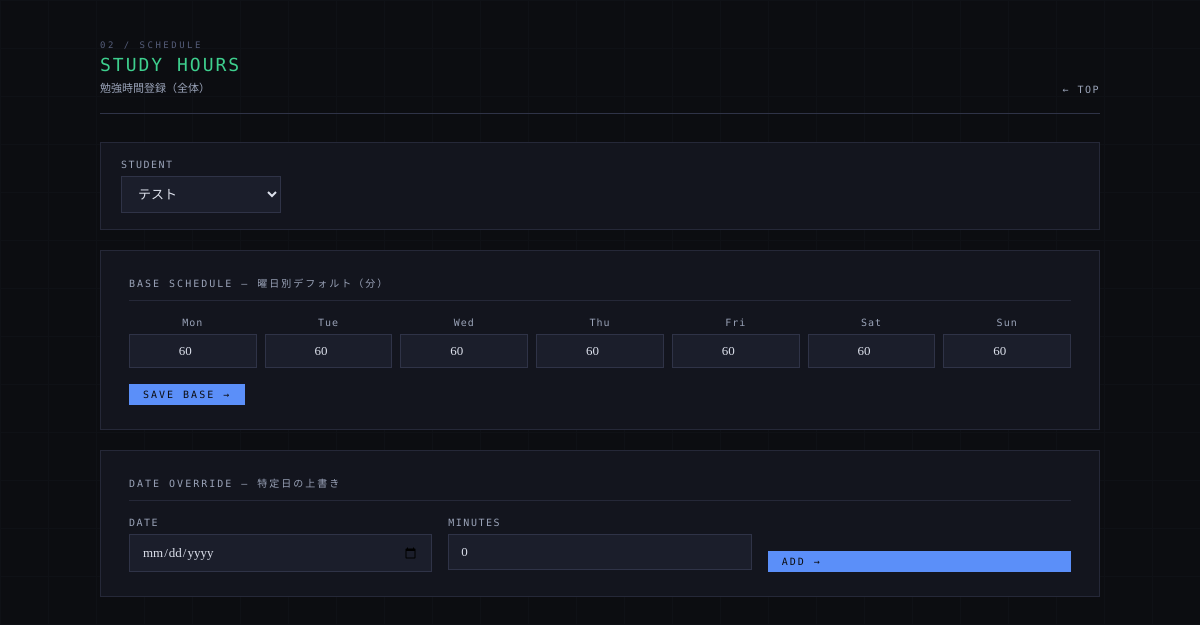
The app's page /schedule with its own data.
### tables this page shows
CREATE TABLE schedule_base (
        schedule_id INTEGER PRIMARY KEY AUTOINCREMENT,
        student_id TEXT NOT NULL,
        dow INTEGER NOT NULL,
        available_minutes INTEGER NOT NULL DEFAULT 0,
        UNIQUE(student_id, dow),
        FOREIGN KEY (student_id) REFERENCES students(student_id)
    );

### app.py (the view)
@app.route("/schedule", methods=["GET", "POST"])
def schedule():
    conn = get_connection()
    c = conn.cursor()
    c.execute("SELECT * FROM students ORDER BY student_id")
    students = c.fetchall()
    if not students:
        conn.close()
        return render_template("schedule.html", students=[],
                               selected_student="", base_schedule={}, overrides=[])
    selected_student = request.args.get("student_id") or                        students[0]["student_id"]
    c.execute("""SELECT dow, available_minutes FROM schedule_base
                 WHERE student_id=?""", (selected_student,))
    base_schedule = {row["dow"]: row["available_minutes"] for row in c.fetchall()}
    c.execute("""SELECT date, available_minutes FROM schedule_override
                 WHERE student_id=? ORDER BY date""", (selected_student,))
    overrides = c.fetchall()
    conn.close()
    return render_template("schedule.html",
                           students=students,
                           selected_student=selected_student,
                           base_schedule=base_schedule,
                           overrides=overrides)

### database.py (called while the page is built)
def get_connection():
    conn = sqlite3.connect(DB_PATH)
    conn.row_factory = sqlite3.Row
    return conn

### templates/schedule.html (shortened to what this page needs)
<!DOCTYPE html>
<html lang="ja">
<head>
</head>
<body>
<div class="container">
  <div class="page-header fade-in">
    <div>
      <div class="page-label">02 / Schedule</div>
      <div class="page-title" style="color:var(--green);">Study Hours</div>
      <div class="page-title-ja">勉強時間登録（全体）</div>
    </div>
    <a class="page-header-back" href="/">TOP</a>
  </div>
  <div class="card fade-in" style="padding:16px 20px;">
    <form method="GET" style="display:flex;gap:16px;align-items:flex-end;">
      <div>
        <label>Student</label>
        <select name="student_id" onchange="this.form.submit()" style="min-width:160px;">
          {% for s in students %}
          <option value="{{ s.student_id }}"
            {% if s.student_id == selected_student %}selected{% endif %}>
            {{ s.name }}
          </option>
          {% endfor %}
        </select>
      </div>
    </form>
  </div>
  <div class="card fade-in">
    <div class="card-title">Base Schedule — 曜日別デフォルト（分）</div>
    <form method="POST" action="/schedule/base">
      <div class="time-grid">
        {% set days_en = ['Mon','Tue','Wed','Thu','Fri','Sat','Sun'] %}
        {% set days_val = ['mon','tue','wed','thu','fri','sat','sun'] %}
        {% for i in range(7) %}
        <div class="time-cell">
          <span class="day-label">{{ days_en[i] }}</span>
          <input type="number" name="{{ days_val[i] }}" min="0" max="600" step="5"
            value="{{ base_schedule.get(days_val[i], 0) }}"
            style="width:100%;">
        </div>
        {% endfor %}
      </div>
      <div style="margin-top:16px;">
        <button type="submit" class="btn btn-primary btn-sm">Save Base →</button>
      </div>
    </form>
  </div>
  <div class="card fade-in">
    <div class="card-title">Date Override — 特定日の上書き</div>
    <form method="POST" action="/schedule/override">
      <div class="grid-3">
        <div>
          <label>Date</label>
          <input type="date" name="override_date">
        </div>
        <div>
          <label>Minutes</label>
          <input type="number" name="override_minutes" min="0" max="600" step="5" value="0">
        </div>
        <div style="display:flex;align-items:flex-end;">
          <button type="submit" class="btn btn-primary btn-sm" style="width:100%;">Add →</button>
        </div>
      </div>
    </form>
  </div>
</div>
</body>
</html>

### templates/schedule.html (style rules this page uses)
:root { --bg:#0c0d11; --surface:#13151e; --surface2:#1b1e2b; --surface3:#222536; --border:#252838; --border-light:#2f3347; --text:#dde1ec; --text-muted:#9aa3b8; --text-dim:#555d7a; --blue:#5b8ff9; --green:#3ecf8e; --amber:#f5a623; --rose:#f06292; --red:#ef4444; --blue-bg:rgba(91,143,249,0.10); --green-bg:rgba(62,207,142,0.10); --amber-bg:rgba(245,166,35,0.10); --rose-bg:rgba(240,98,146,0.10); }
*, *::before, *::after { margin:0; padding:0; box-sizing:border-box; }
body { font-family:'Noto Serif JP',serif; background:var(--bg); color:var(--text); min-height:100vh; padding:40px 32px 80px; -webkit-font-smoothing:antialiased; }
body::after { content:''; position:fixed; inset:0; background-image: linear-gradient(var(--border) 1px,transparent 1px), linear-gradient(90deg,var(--border) 1px,transparent 1px); background-size:48px 48px; opacity:0.15; pointer-events:none; z-index:0; }
.container { max-width:1000px; margin:0 auto; position:relative; z-index:1; }
.page-header { display:flex; align-items:flex-end; justify-content:space-between; margin-bottom:28px; padding-bottom:18px; border-bottom:1px solid var(--border-light); }
.page-label { font-family:'DM Mono',monospace; font-size:9px; letter-spacing:2.5px; text-transform:uppercase; color:var(--text-dim); margin-bottom:4px; }
.page-title { font-family:'DM Mono',monospace; font-weight:500; font-size:18px; letter-spacing:2px; text-transform:uppercase; }
.page-title-ja { font-family:'Noto Serif JP',serif; font-weight:300; font-size:11px; color:var(--text-muted); margin-top:4px; }
.page-header-back { font-family:'DM Mono',monospace; font-size:10px; color:var(--text-muted); letter-spacing:1.5px; text-decoration:none; transition:color 0.15s; }
.page-header-back::before { content:'← '; }
.card { background:var(--surface); border:1px solid var(--border); padding:24px 28px; margin-bottom:20px; }
.card-title { font-family:'DM Mono',monospace; font-size:10px; letter-spacing:2px; text-transform:uppercase; color:var(--text-muted); margin-bottom:16px; padding-bottom:10px; border-bottom:1px solid var(--border); }
label { display:block; font-family:'DM Mono',monospace; font-size:10px; letter-spacing:1.5px; text-transform:uppercase; color:var(--text-muted); margin-bottom:6px; margin-top:16px; }
label:first-child { margin-top:0; }
input[type="text"], input[type="date"], input[type="number"], select, textarea { width:100%; padding:9px 12px; background:var(--surface2); border:1px solid var(--border-light); color:var(--text); font-family:'Noto Serif JP',serif; font-size:13px; outline:none; transition:border-color 0.15s; }
select option { background:var(--surface2); }
.btn { font-family:'DM Mono',monospace; font-size:11px; letter-spacing:2px; text-transform:uppercase; padding:10px 24px; border:none; cursor:pointer; transition:all 0.15s; display:inline-flex; align-items:center; gap:8px; }
.btn-primary { background:var(--blue); color:#0c0d11; }
.btn-sm { padding:5px 14px; font-size:10px; }
.grid-3 { display:grid; grid-template-columns:1fr 1fr 1fr; gap:16px; }
.fade-in { animation:fadeIn 0.3s ease both; }
a { color:var(--blue); text-decoration:none; }
.time-grid { display:grid; grid-template-columns:repeat(7,1fr); gap:8px; margin-top:8px; }
.time-cell { display:flex; flex-direction:column; align-items:center; gap:6px; }
.time-cell .day-label { font-family:'DM Mono',monospace; font-size:10px; color:var(--text-muted); letter-spacing:1px; }
.time-cell input { text-align:center; padding:8px 4px; }

### records on screen
schedule_base: dow "Mon", mon "60"
schedule_base: dow "Tue", tue "60"
schedule_base: dow "Wed", wed "60"
schedule_base: dow "Thu", thu "60"
schedule_base: dow "Fri", fri "60"
schedule_base: dow "Sat", sat "60"
schedule_base: dow "Sun", sun "60"

### other values on screen
form field student_id "テスト"
